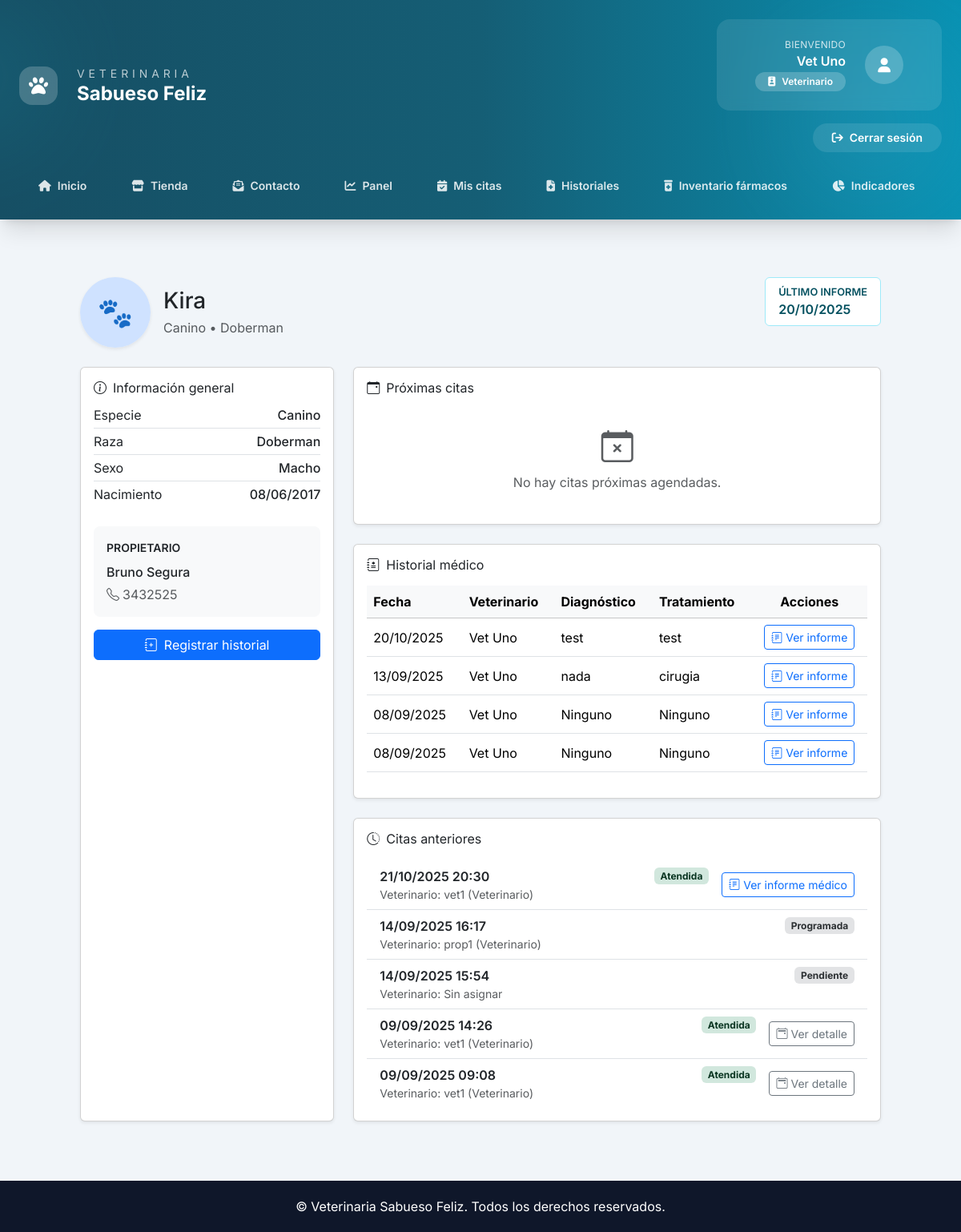
Before: /mascota/1/ (signed in) with the older database file.
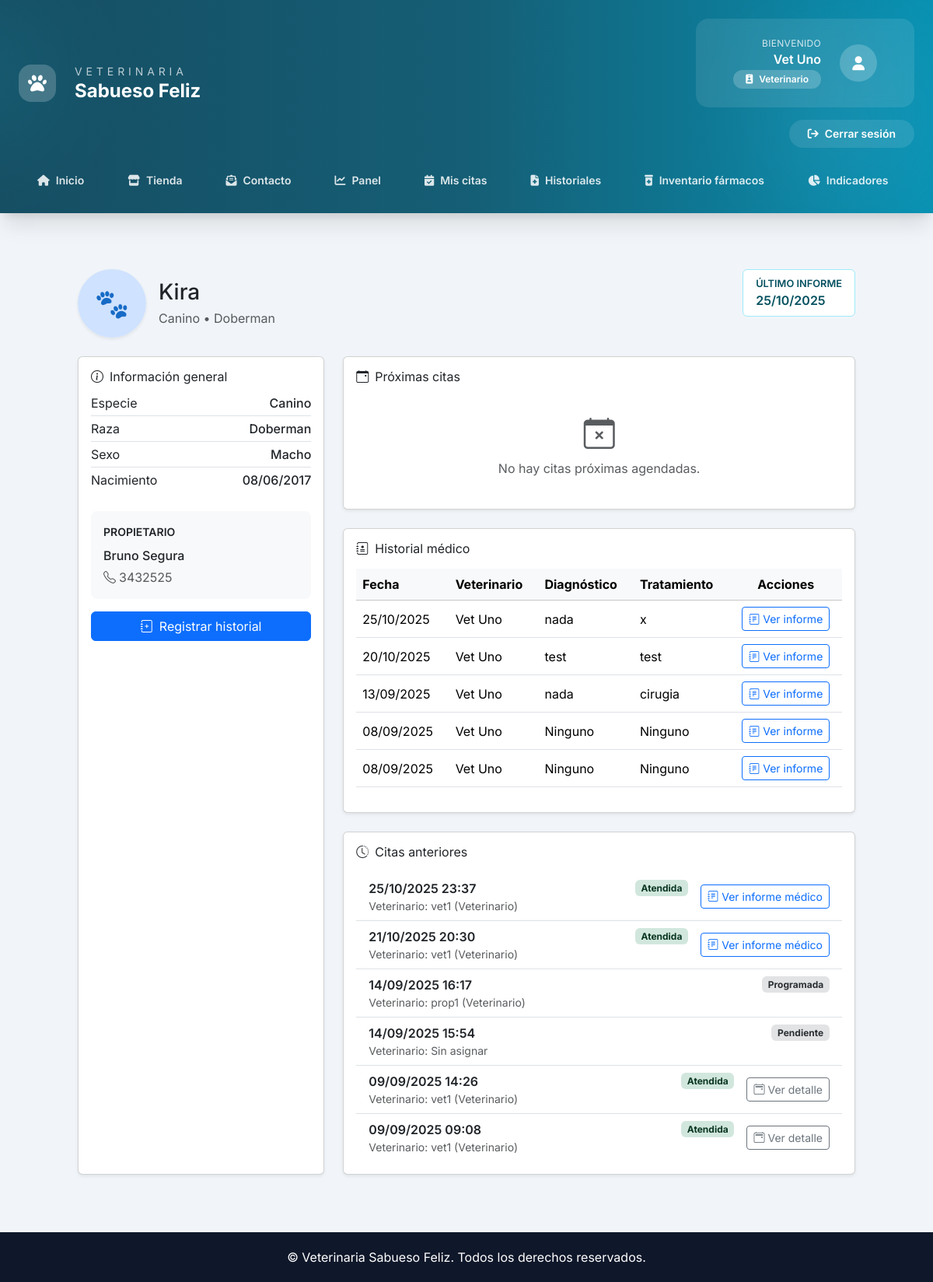
After: the same page with the newer database file.
### Core/models.py (models this page shows, shortened)
class HistorialMedico(models.Model):
    paciente = models.ForeignKey(Paciente, on_delete=models.CASCADE)
    veterinario = models.ForeignKey(User, limit_choices_to={"rol": "VET"}, on_delete=models.SET_NULL, null=True)
    fecha = models.DateTimeField(auto_now_add=True)
    diagnostico = models.TextField()
    tratamiento = models.TextField()
    notas = models.TextField(blank=True)
    peso = models.DecimalField(max_digits=5, decimal_places=2, blank=True, null=True)
    temperatura = models.DecimalField(max_digits=4, decimal_places=1, blank=True, null=True)
    examenes = models.TextField(blank=True)
    imagenes = models.ImageField(upload_to="historial_medico/", blank=True, null=True)
    proximo_control = models.DateField(blank=True, null=True)
    sin_proximo_control = models.BooleanField(default=False)
    cita = models.OneToOneField(
        "Cita",
        on_delete=models.SET_NULL,
        null=True,
        blank=True,
        related_name="historial_medico",
    )

class User(AbstractUser):
    ROLES = (
        ("ADMIN", "Administrador"),
        ("VET", "Veterinario"),
        ("ADMIN_OP", "Administrativo"),
        ("OWNER", "Propietario"),
    )
    rol = models.CharField(max_length=20, choices=ROLES)
    telefono = models.CharField(max_length=20, blank=True)
    direccion = models.CharField(max_length=200, blank=True)
    activo = models.BooleanField(default=True)
    avatar = models.ImageField(upload_to="avatars/", blank=True, null=True)
    especialidad = models.CharField(max_length=100, blank=True)  # para veterinarios
    sucursal = models.ForeignKey(
        Sucursal,
        on_delete=models.SET_NULL,
        null=True,
        blank=True,
        related_name="usuarios",
    )
    def __str__(self):
        return f"{self.username} ({self.get_rol_display()})"

class Cita(models.Model):
    ESTADOS = (
        ("pendiente", "Pendiente"),
        ("programada", "Programada"),
        ("atendida", "Atendida"),
        ("cancelada", "Cancelada"),
    )
    TIPOS = (
        ("consulta", "Consulta"),
        ("vacunacion", "Vacunación"),
        ("cirugia", "Cirugía"),
    )
    paciente = models.ForeignKey(Paciente, on_delete=models.CASCADE)
    veterinario = models.ForeignKey(
        User,
        limit_choices_to={"rol": "VET"},
        on_delete=models.SET_NULL,
        null=True,
        blank=True,
    )
    sucursal = models.ForeignKey(
        Sucursal,
        on_delete=models.PROTECT,
        related_name="citas",
    )
    fecha_solicitada = models.DateField(default=timezone.now)
    fecha_hora = models.DateTimeField(blank=True, null=True)
    duracion = models.IntegerField(default=30)  # duración en minutos
    tipo = models.CharField(max_length=50, choices=TIPOS, default="consulta")
    estado = models.CharField(max_length=20, choices=ESTADOS, default="pendiente")
    notas = models.TextField(blank=True)
    farmacos_utilizados = models.ManyToManyField(
        "Farmaco",
        blank=True,
        related_name="citas_utilizadas",
        through="CitaFarmaco",
        through_fields=("cita", "farmaco"),
        help_text="Medicamentos del inventario utilizados durante la atención.",
    )

### Core/views.py (the view)
# urls.py: path('mascota/<int:paciente_id>/', views.detalle_mascota, name='detalle_mascota'),
@login_required
def detalle_mascota(request, paciente_id):
    paciente = get_object_or_404(Paciente, id=paciente_id)
    if request.user.rol == "OWNER" and paciente.propietario.user != request.user:
        messages.error(request, "No tienes permiso para ver esta mascota.")
        return redirect("dashboard")
    historiales_qs = HistorialMedico.objects.filter(paciente=paciente).order_by("-fecha")
    historiales = list(historiales_qs)
    citas_qs = (
        Cita.objects.filter(paciente=paciente)
        .select_related("veterinario", "historial_medico")
        .order_by("-fecha_solicitada", "-fecha_hora")
    )
    citas = list(citas_qs)
    historiales_por_fecha = {}
    for historial in historiales:
        fecha_hist = historial.fecha
        if timezone.is_aware(fecha_hist):
            fecha_hist = timezone.localtime(fecha_hist)
        historiales_por_fecha.setdefault(fecha_hist.date(), historial)
    for cita in citas:
        historial_relacionado = getattr(cita, "historial_medico", None)
        if historial_relacionado:
            cita.historial_relacionado = historial_relacionado
            continue
        fecha_cita = cita.fecha_hora
        if fecha_cita:
            if timezone.is_aware(fecha_cita):
                fecha_cita = timezone.localtime(fecha_cita)
        else:
            fecha_cita = datetime.combine(cita.fecha_solicitada, time.min)
            if timezone.is_naive(fecha_cita):
                fecha_cita = timezone.make_aware(
                    fecha_cita, timezone.get_current_timezone()
                )
        cita.historial_relacionado = historiales_por_fecha.get(fecha_cita.date())
    ahora = timezone.now()
    citas_confirmadas = [cita for cita in citas if cita.fecha_hora]
    citas_futuras = sorted(
        (cita for cita in citas_confirmadas if cita.fecha_hora >= ahora),
        key=lambda c: c.fecha_hora,
    )
    citas_pasadas = [
        cita for cita in citas_confirmadas if cita.fecha_hora < ahora
    ]
    ultima_consulta = historiales[0] if historiales else None
    proxima_cita = citas_futuras[0] if citas_futuras else None
    template = (
        "core/detalle_mascota_admin.html"
        if request.user.rol in {"ADMIN", "ADMIN_OP"}
        else "core/detalle_mascota.html"
    )
    return render(
        request,
        template,
        {
            "paciente": paciente,
            "historiales": historiales,
            "citas": citas,
            "citas_futuras": citas_futuras,
            "citas_pasadas": citas_pasadas,
            "ultima_consulta": ultima_consulta,
            "proxima_cita": proxima_cita,
        },
    )

### Core/templates/core/detalle_mascota.html (shortened to what the changed rows need)
{% extends "core/base.html" %}
{% block content %}
<div class="py-4">
    <div class="d-flex flex-column flex-lg-row align-items-center align-items-lg-start justify-content-between gap-4 mb-4">
        <div class="d-flex align-items-center gap-3">
            <div>
                <h1 class="h3 mb-1">{{ paciente.nombre }}</h1>
            </div>
        </div>
        <div class="d-flex flex-column flex-sm-row align-items-sm-center gap-2">
            {% if ultima_consulta %}
            <div class="card border-info-subtle text-info-emphasis">
                <div class="card-body py-2 px-3">
                    <small class="d-block text-uppercase fw-semibold">Último informe</small>
                    <span class="fw-semibold">{{ ultima_consulta.fecha|date:"d/m/Y" }}</span>
                </div>
            </div>
            {% endif %}
        </div>
    </div>
    <div class="row g-4">
        <div class="col-lg-8">
            <div class="card shadow-sm">
                <div class="card-body">
                    {% if historiales %}
                    <div class="table-responsive">
                        <table class="table align-middle">
                            <thead class="table-light">
                                <tr>
                                    <th>Fecha</th>
                                    <th>Veterinario</th>
                                    <th>Diagnóstico</th>
                                    <th>Tratamiento</th>
                                    <th class="text-center">Acciones</th>
                                </tr>
                            </thead>
                            <tbody>
                                {% for hist in historiales %}
                                <tr>
                                    <td class="text-nowrap">{{ hist.fecha|date:"d/m/Y" }}</td>
                                    <td>{{ hist.veterinario.get_full_name|default:hist.veterinario.username }}</td>
                                    <td>{{ hist.diagnostico }}</td>
                                    <td>{{ hist.tratamiento|default:"-" }}</td>
                                    <td class="text-center">
                                        <a href="{% url 'detalle_historial' hist.id %}" class="btn btn-sm btn-outline-primary">
                                            <i class="bi bi-journal-text me-1"></i>Ver informe
                                        </a>
                                    </td>
                                </tr>
                                {% endfor %}
                            </tbody>
                        </table>
                    </div>
                    {% else %}
                    <div class="text-center py-4 text-muted">
                        <i class="bi bi-clipboard2-pulse display-6 d-block mb-2"></i>
                        <p class="mb-0">Todavía no hay informes médicos registrados.</p>
                    </div>
                    {% endif %}
                </div>
            </div>
            {% if citas_pasadas %}
            <div class="card shadow-sm mt-4">
                <div class="card-body">
                    <div class="list-group list-group-flush">
                        {% for cita in citas_pasadas %}
                        <div class="list-group-item">
                            <div class="d-flex flex-column flex-md-row justify-content-between align-items-md-center gap-3">
                                <div class="flex-grow-1">
                                    <div class="d-flex justify-content-between align-items-center">
                                        <span class="fw-semibold">
                                            {% if cita.fecha_hora %}
                                                {{ cita.fecha_hora|date:"d/m/Y H:i" }}
                                            {% else %}
                                                {{ cita.fecha_solicitada|date:"d/m/Y" }} · Horario no registrado
                                            {% endif %}
                                        </span>
                                        <span class="badge {% if cita.estado == 'atendida' %}bg-success-subtle text-success-emphasis{% else %}bg-secondary-subtle text-secondary-emphasis{% endif %}">
                                            {{ cita.get_estado_display }}
                                        </span>
                                    </div>
                                    <p class="mb-0 text-muted small">Veterinario: {{ cita.veterinario|default:"Sin asignar" }}</p>
                                </div>
                                {% if cita.estado == 'atendida' %}
                                    {% if cita.historial_relacionado %}
                                    <a href="{% url 'detalle_historial' cita.historial_relacionado.id %}" class="btn btn-sm btn-outline-primary text-nowrap">
                                        <i class="bi bi-journal-text me-1"></i>Ver informe médico
                                    </a>
                                    {% else %}
                                    <a href="{% url 'detalle_cita' cita.id %}" class="btn btn-sm btn-outline-secondary text-nowrap">
                                        <i class="bi bi-calendar2-event me-1"></i>Ver detalle
                                    </a>
                                    {% endif %}
                                {% endif %}
                            </div>
                        </div>
                        {% endfor %}
                    </div>
                </div>
            </div>
            {% endif %}
        </div>
    </div>
</div>
{% endblock %}

Changed rows visible on the page:
now on this page (row edited): HistorialMedico: fecha "25/10/2025", veterinario.get_full_name "Vet Uno", diagnostico "nada", tratamiento "x"
now on this page (row edited): Cita: fecha_hora "25/10/2025 23:37", estado "Atendida", veterinario "vet1 (Veterinario)", shows "Ver informe médico"
Other visible differences:
{{ ultima_consulta.fecha|date:"d/m/Y" }}: "20/10/2025" → "25/10/2025"
